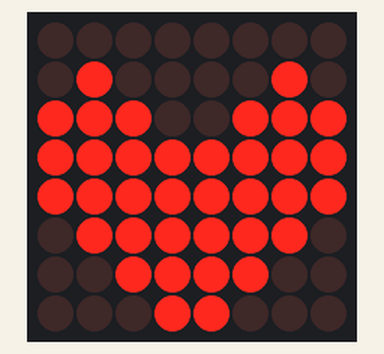
Bench run of a sketch on a simulated Arduino Uno, built with avr-gcc and run on an emulated ATmega328P. Parts: 8×8 LED matrix.

Above: at 0.1 s.
At 1.1 s:
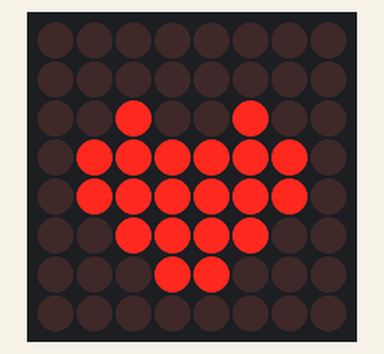

The sketch:

LED_MATRIX_MAX7219.ino
```cpp
//We always have to include the library
#include "LedControl.h"

/*

 Now we need a LedControl to work with.
 ***** These pin numbers will probably not work with your hardware *****
 pin 12 is connected to the DataIn
 pin 11 is connected to the CLK
 pin 10 is connected to LOAD
 We have only a single MAX72XX.
 */
LedControl lc=LedControl(12,11,10,1);

/* we always wait a bit between updates of the display */
unsigned long delaytime=100;
byte a[]={B00000000,
B01000010,
B11100111,
B11111111,
B11111111,
B01111110,
B00111100,
B00011000};
byte b[]={B00000000,
B00000000,
B00100100,
B01111110,
B01111110,
B00111100,
B00011000,
B00000000};
void setup() {
  /*
   The MAX72XX is in power-saving mode on startup,
   we have to do a wakeup call
   */
  lc.shutdown(0,false);
  /* Set the brightness to a medium values */
  lc.setIntensity(0,8);
  /* and clear the display */
  lc.clearDisplay(0);

}
void loop(){
  lc.setRow(0,0,a[0]);
  lc.setRow(0,1,a[1]);
  lc.setRow(0,2,a[2]);
  lc.setRow(0,3,a[3]);
  lc.setRow(0,4,a[4]);
  lc.setRow(0,5,a[5]);
  lc.setRow(0,6,a[6]);
  lc.setRow(0,7,a[7]);
  delay(1000);

  lc.setRow(0,0,b[0]);
  lc.setRow(0,1,b[1]);
  lc.setRow(0,2,b[2]);
  lc.setRow(0,3,b[3]);
  lc.setRow(0,4,b[4]);
  lc.setRow(0,5,b[5]);
  lc.setRow(0,6,b[6]);
  lc.setRow(0,7,b[7]);
delay(1000);

}
```

Measured:
- what the display in image 1 shows lasts 1.0 s, from 1.0 s to 2.0 s
